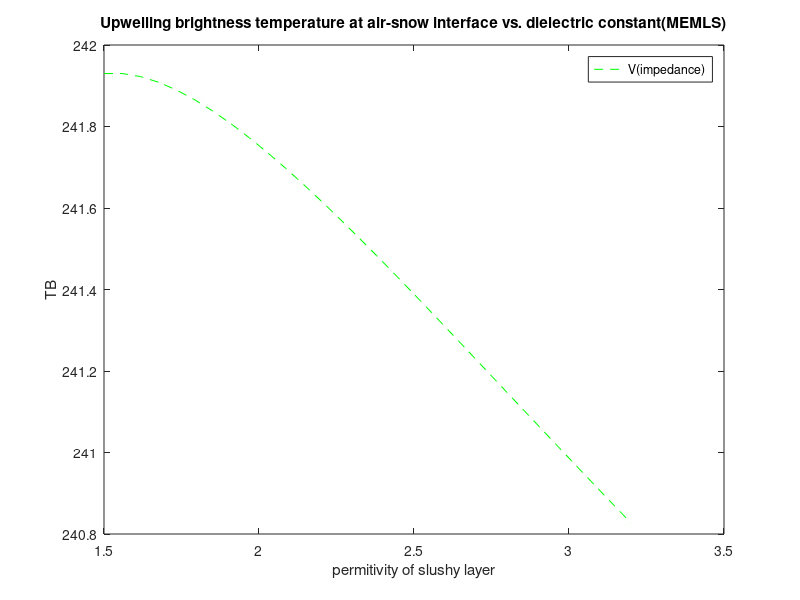

MATLAB code for this plot:
function[] = epstune6 ()
  
% air:  theta1 (1,1)
% --------------- R1 
% snow:  theta2 (epsi1,epsii1) T1 t1 e1 r1
%                        Rsa  
%----------------- R2           
% slushy:  theta3 (epsi2,epsii3) T2 t2 e2 r2*T2
%----------------- R3  
%                        Rsb     
% ice:  theta4 (epsi3,epsii3) T3
  epsi1 = 1.4;
  epsii1 = 0.01;
  epsi_step =30;
    

   epsi2 = linspace(1.5,3.2,epsi_step);
   epsii2 = 0.02;
 
  epsi3 = 3.2;
  epsii3 = 0.2;
  c = 2.99793;
  % frq = dlmread ('Freq-Memls-in.txt');
  freq = 37;    
  lamd=c/(10*freq);

  
  d1 = 0.2 ; % [m]
  d2 = 0.05; % [m]
  T_sky = 0;
  
  T1 = 250;
  T2 = 260;
  T3 = 264;


  
  
  for n = 1:epsi_step
     theta1 = 55/180*pi;
    theta2 = asin(sin(theta1)/sqrt(epsi1));
    theta3 = asin(sin(theta1)/sqrt(epsi2(n)));
    theta4 = asin(sin(theta1)/sqrt(epsi3));
    n1 = 1 ;
    n2 = sqrt(epsi1);
    n3 = sqrt(epsi2(n));
    n4 = sqrt(epsi3);
    
    Rh1(n) = (n1*cos(theta1)-n2*cos(theta2))/(n1*cos(theta1)+n2* ...
                                              cos(theta2));
    Rh1(n) = Rh1(n)*Rh1(n);
    Rv1(n) = (n2*cos(theta1)-n1*cos(theta2))/(n2*cos(theta1)+n1* ...
                                              cos(theta2));
    Rv1(n) = Rv1(n)*Rv1(n);

    
    Rh2(n) = (n2*cos(theta2)-n3*cos(theta3))/(n2*cos(theta2)+n3* ...
                                              cos(theta3));
    Rh2(n) = Rh2(n)*Rh2(n);
    Rv2(n) = (n3*cos(theta2)-n2*cos(theta3))/(n3*cos(theta2)+n2* ...
                                              cos(theta3));
    Rv2(n) = Rv2(n)*Rv2(n);
    
    Rh3(n) = (n3*cos(theta3)-n4*cos(theta4))/(n3*cos(theta3)+n4* ...
                                              cos(theta4));
    Rh3(n) = Rh3(n)*Rh3(n);
    Rv3(n) = (n4*cos(theta3)-n3*cos(theta4))/(n4*cos(theta3)+n3* ...
                                              cos(theta4));
    Rv3(n) = Rv3(n)*Rv3(n);
    
    t1(n) =exp(-4*pi/lamd*(imag(sqrt(epsi1+i*epsii1)))*d1* ...
            abs(sec(theta2)));
    
    
    t2(n) =exp(-4*pi/lamd*(imag(sqrt(epsi2(n)+i*epsii2)))*d2* ...
            abs(sec(theta3)));
    
       rsah(n) = Rh2(n) + (1-Rh2(n))^2*Rh3(n)*t2(n)^2/(1-Rh2(n)*Rh3(n));
     rsav(n) = Rv2(n) + (1-Rv2(n))^2*Rv3(n)*t2(n)^2/(1-Rv2(n)*Rv3(n));
%     rsah(n) = Rh2(n) + (1-Rh2(n))^2*Rh3(n)/(1-Rh2(n)*Rh3(n));
%     rsav(n) = Rv2(n) + (1-Rv2(n))^2*Rv3(n)/(1-Rv2(n)*Rv3(n));
    
    tsah(n)= t2(n)*(1-Rh2(n))*(1-Rh3(n))/(1-t2(n)^2*Rh2(n)*Rh3(n));
    tsav(n)= t2(n)*(1-Rv2(n))*(1-Rv3(n))/(1-t2(n)^2*Rv2(n)*Rv3(n));
    
    esah(n) = 1 - rsah(n) -tsah(n);
    esav(n) = 1 - rsav(n) -tsav(n);
    
    th_snow(n)= t1(n)*(1-Rh1(n))*(1-rsah(n))/(1-t1(n)^2*Rh1(n)*rsah(n));
    tv_snow(n)= t1(n)*(1-Rv1(n))*(1-rsav(n))/(1-t1(n)^2*Rv1(n)*rsav(n));
    
    
    rsh_snow(n) = Rh1(n) + (1-Rh1(n))^2*rsah(n)*t1(n)^2/(1-Rh1(n)*rsah(n));
    rsv_snow(n) = Rv1(n) + (1-Rv1(n))^2*rsav(n)*t1(n)^2/(1-Rv1(n)*rsav(n));
    
    esh_snow(n) = 1-th_snow(n)-rsh_snow(n);
    esv_snow(n) = 1-tv_snow(n)-rsv_snow(n);
    T1h_slushy(n) = T_sky*th_snow(n);
    T1v_slushy(n) = T_sky*tv_snow(n);
    
    Tbh_slushy(n) = rsah(n)*T1h_slushy(n)+esah(n)*T2+ tsah(n)*T3;
    Tbv_slushy(n) = rsav(n)*T1v_slushy(n)+esav(n)*T2+ tsav(n)*T3;
    
    Tbv(n) = T_sky*rsv_snow(n)+ (1+tv_snow(n)*rsav(n))*esv_snow(n)*T1+tv_snow(n)*Tbv_slushy(n);
    Tbh(n) = T_sky*rsh_snow(n)+ (1+th_snow(n)*rsah(n))*esh_snow(n)*T1+th_snow(n)*Tbh_slushy(n);
  end
  
  
%   figure
%   hold on
%   grid on
%   plot(epsi2,rsv_snow,'r');
%   plot(epsi2,rsh_snow,'g');
%   title('Total reflectvity at air-snow interface vs. dielectric constant');
%   xlabel('Real part of dielectric constant of slushy layer');
%   ylabel('Total reflectvity');
%   legend('v','h');
%   hold off
  
  
%   figure
%   hold on
%   grid on
%   plot(epsi2,rsav,'r');
%   plot(epsi2,rsah,'g');
%   title('Total reflectvity at snow-slushy interface vs. dielectric constant');
%   xlabel('Real part of dielectric constant of slushy layer');
%   ylabel('Total reflectvity');
%   legend('v','h');
%   hold off


%   figure
%   hold on
%   grid on
%   plot(epsi2,Tbv_slushy,'r');
%   plot(epsi2,Tbh_slushy,'g');
%   title('Upwelling brightness temperature at snow-slushy interface vs. dielectric constant');
%   xlabel('Real part of dielectric constant of slushy layer');
%   ylabel('TB');
%   legend('v','h');
%   hold off

  
 
  plot(epsi2,Tbv,'r--');
  plot(epsi2,Tbh,'g--');
  title('Upwelling brightness temperature at air-snow interface vs. dielectric constant(MEMLS)');
  xlabel('permitivity of slushy layer');
  ylabel('TB');
  legend('V(impedance)','H(impedance)');
  hold off
%   figure
%   hold on 
%   grid on
%   plot(epsi2,tsah,'r');
%   plot(epsi2,tsav,'g');
%   legend('H','V')
%   hold off

  
    
%   figure
%   hold on 
%   grid on
%   plot(epsi2,th_snow,'r');
%   plot(epsi2,tv_snow,'g');
%   legend('H','V')
%   hold off
